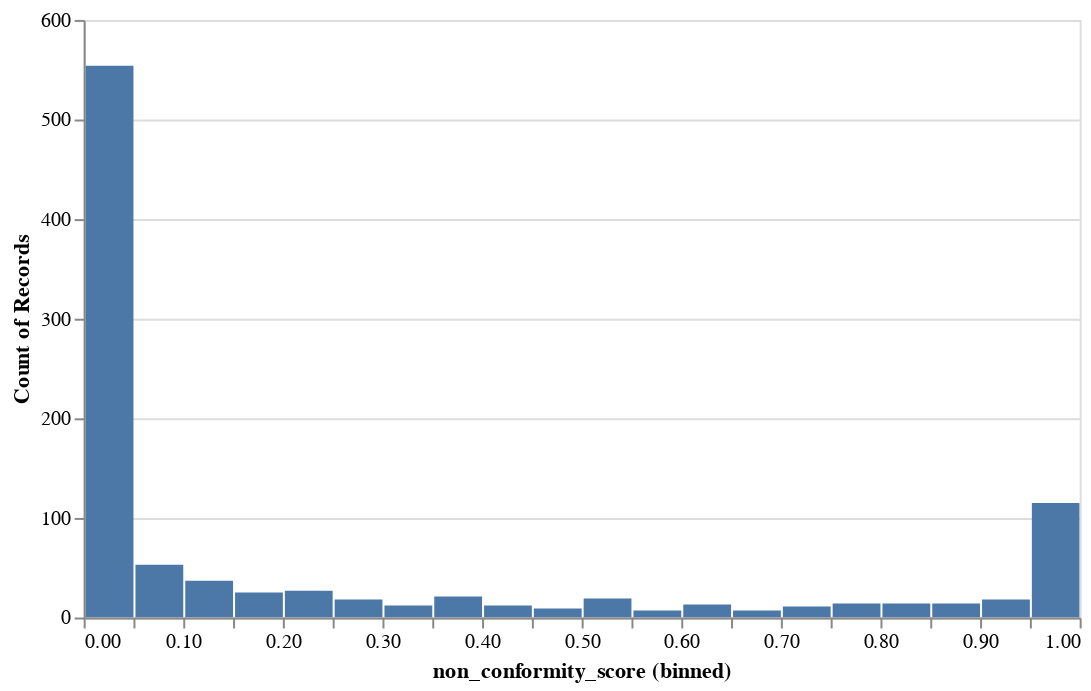

This figure's notebook cell:
### Code cell
df_non_conf.plot.bar(
    x=alt.X("non_conformity_score").bin(maxbins=20),
    y='count()'

).properties(width=500)

### Figure 1 — Vega-Lite specification as saved in the notebook (floating-point values rounded to 4 significant figures; data arrays with more than 128 entries replaced by an {"elided": "..."} marker saying what was removed)
{"config": {"view": {"continuousWidth": 300, "continuousHeight": 300}}, "data": {"name": "data-01c2ebe3ed8731e9c9638525315cc337"}, "mark": {"type": "bar", "tooltip": true}, "encoding": {"x": {"bin": {"maxbins": 20}, "field": "non_conformity_score", "type": "quantitative"}, "y": {"aggregate": "count", "type": "quantitative"}}, "params": [{"name": "param_1", "select": {"type": "interval", "encodings": ["x", "y"]}, "bind": "scales"}], "width": 500, "$schema": "https://vega.github.io/schema/vega-lite/v5.20.1.json", "datasets": {"data-01c2ebe3ed8731e9c9638525315cc337": {"elided": "1000 records"}}}
